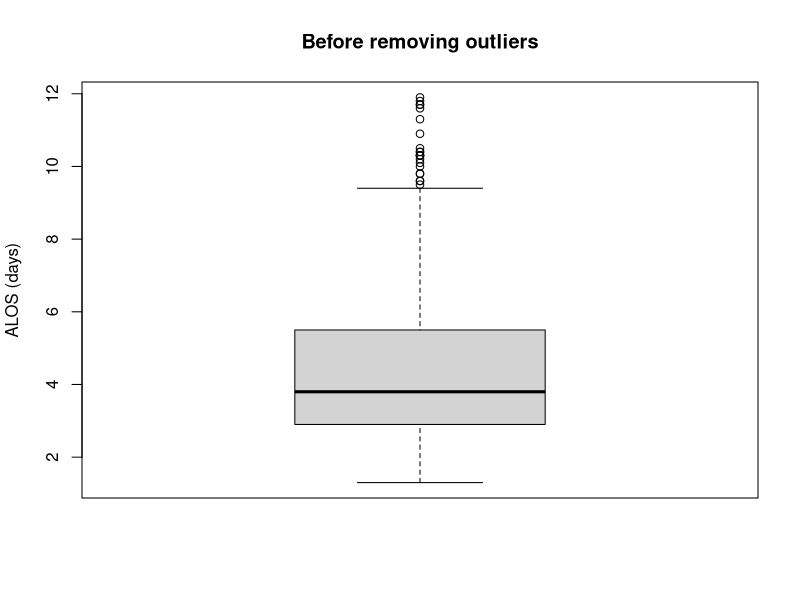
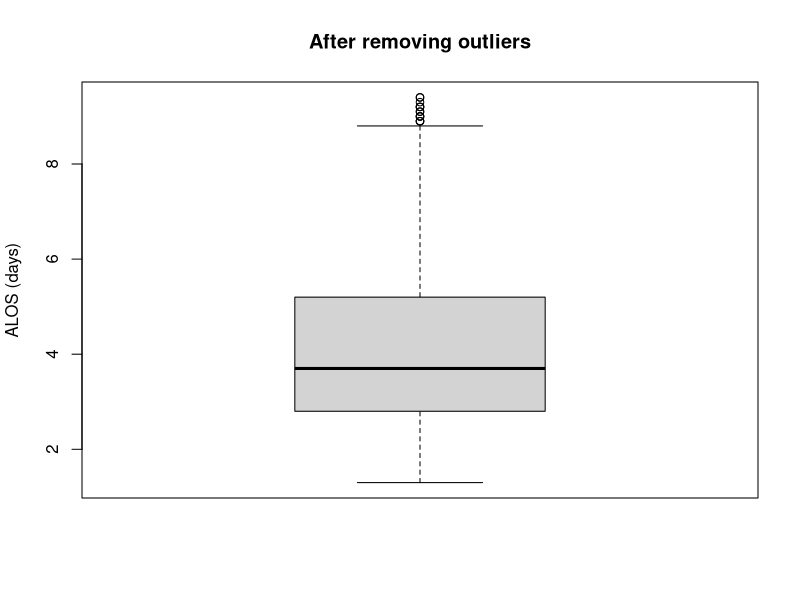
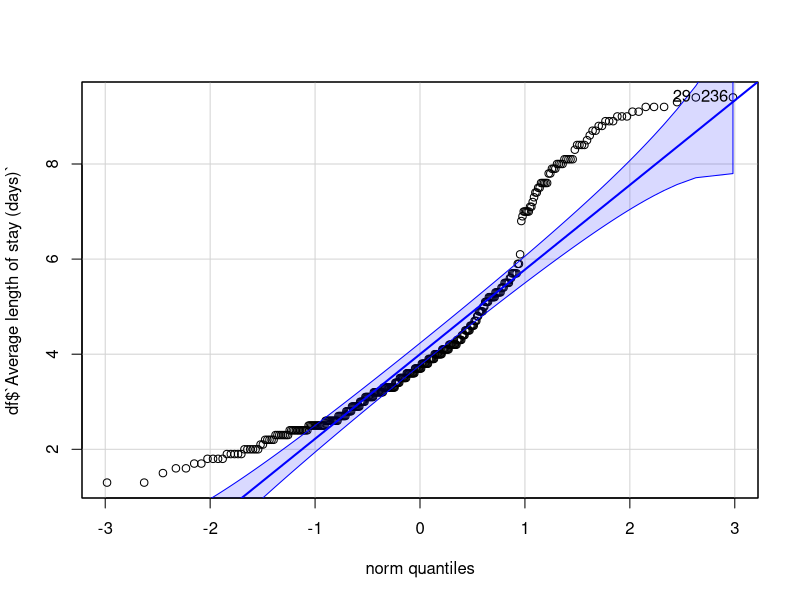
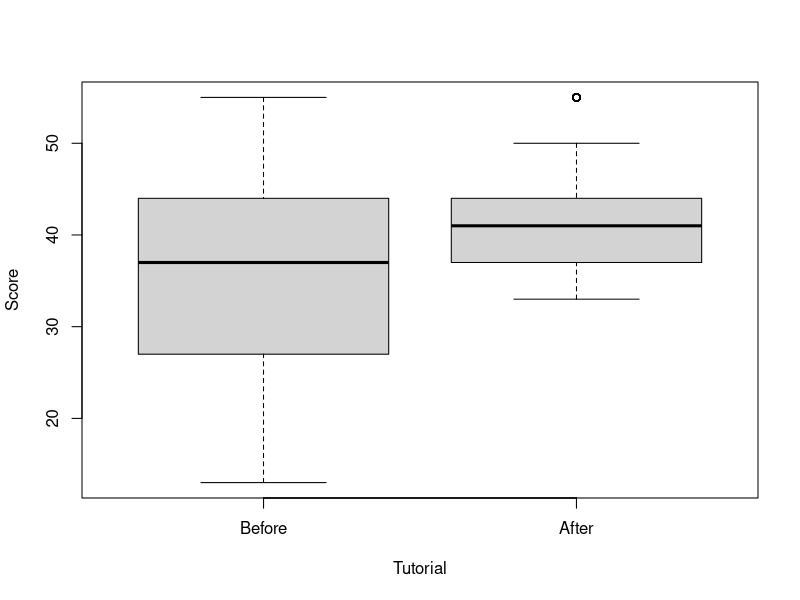
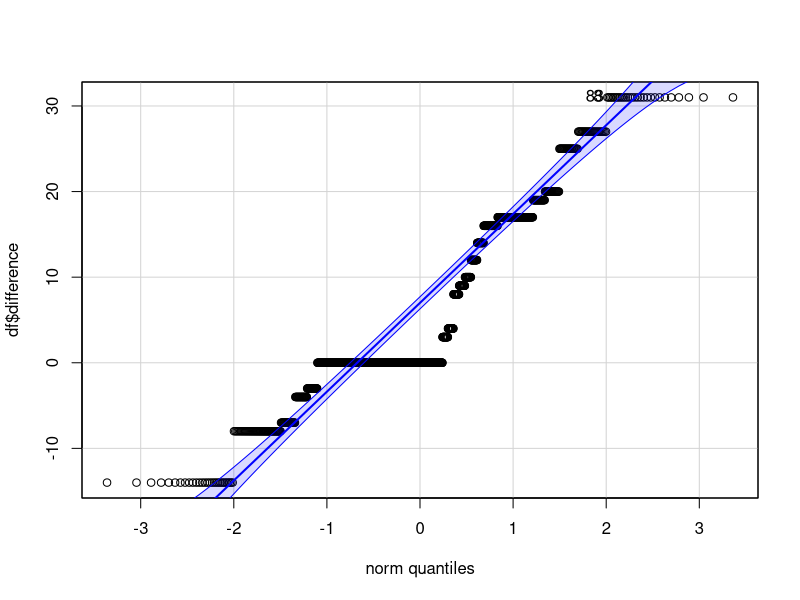

R code for these plots, in order: (Note: this script raises an error after producing the figures.)
## ---- chunk 1
library(readxl)
df <- read_excel("average-length-of-stay-multilevel-data.xlsx", skip = 12)
df <- subset(df, df$`Local Hospital Network (LHN)`== "South Western Sydney")
df <- df[,"Average length of stay (days)"]
## ---- chunk 2
levels(factor(df$`Average length of stay (days)`))
df <- df[df$`Average length of stay (days)`!="NP",]
df$`Average length of stay (days)` <- as.numeric(df$`Average length of stay (days)`)
df <- df[!is.na(df$`Average length of stay (days)`),]
cat("\nAfter handling : ")
sum(is.na(df$`Average length of stay (days)`))
## ---- chunk 3
boxplot(df$`Average length of stay (days)`, main = "Before removing outliers", ylab = "ALOS (days)")
iqr = IQR(df$`Average length of stay (days)`)
q3 <- quantile(df$`Average length of stay (days)`, prob=0.75, na.rm = TRUE)
limit_max <- q3 + 1.5*iqr
df <- df[df$`Average length of stay (days)`<=limit_max,]
boxplot(df$`Average length of stay (days)`, main = "After removing outliers", ylab = "ALOS (days)")

## ---- chunk 4
library(car)
qqPlot(df$`Average length of stay (days)`, dist = "norm")
## ---- chunk 5
mean <- mean(df$`Average length of stay (days)`)
sd <- sd(df$`Average length of stay (days)`)
n <- length(df$`Average length of stay (days)`)
summary(df$`Average length of stay (days)`)
cat("Mean : ",mean)
cat("Standard deviation : ",sd)
## ---- chunk 6
t_stat <- (mean-4.5)/(sd/sqrt(n))
t_crit_lower <- qt(0.05/2, n-1, lower.tail = TRUE)
t_crit_upper <- qt(0.05/2, n-1, lower.tail = FALSE)
cat("T-statistics : ",t_stat)
cat("lower critical value : ",t_crit_lower)
cat("upper critical value : ",t_crit_upper)
## ---- chunk 7
p_of_tstatistics <- 2*pt(q=t_stat, n-1, lower.tail = TRUE)
cat("P-value : ",p_of_tstatistics)
## ---- chunk 8
CIupper <- mean + abs(t_crit_upper)*(sd/sqrt(n))
CIlower <- mean - abs(t_crit_upper)*(sd/sqrt(n))
cat("CI lower bound : ",CIlower)
cat("\nCI upper bound : ",CIupper)
t.test(df$`Average length of stay (days)`, conf.level = 0.95, mu = 4.5, alternative = "two.sided")
## ---- chunk 9
df <- read.csv("Assignment4b.csv")
df <- df[,c(6,7)]
## ---- chunk 10
cat(sum(is.na(df$Score.before.tutorial)))
cat(sum(is.na(df$Score.after.tutorial)))
## ---- chunk 11
df$difference <- df$Score.after.tutorial - df$Score.before.tutorial
head(df, 2)
## ---- chunk 12
diff_mean <- mean(df$difference)
diff_sd <- sd(df$difference)
n = length(df$difference)
summary(df$difference)
## ---- chunk 13
boxplot(
  df$Score.before.tutorial,
  df$Score.after.tutorial,
  ylab = "Score",
  xlab = "Tutorial"
)
axis(1, at = 1:2, labels = c("Before", "After"))
## ---- chunk 14
library(car)
qqPlot(df$difference, distribution = "norm")
## ---- chunk 15
t_statistics <- (diff_mean - 0)/(diff_sd/sqrt(n))
t_critical <- qt(0.05, n-1, lower.tail = TRUE)
cat("T-statistics : ",t_statistics)
cat("T-critical : ",t_critical)
## ---- chunk 16
CIupper <- diff_mean + abs(tcrit)*(diff_sd/sqrt(n))
CIlower <- diff_mean - abs(tcrit)*(diff_sd/sqrt(n))
cat("CI lower : ",CIlower)
cat("\nCI upper : ",CIupper)
## ---- chunk 17
p_value <- pt(q=t_statistics, n-1, lower.tail = TRUE)
cat("P value : ",p_value)
